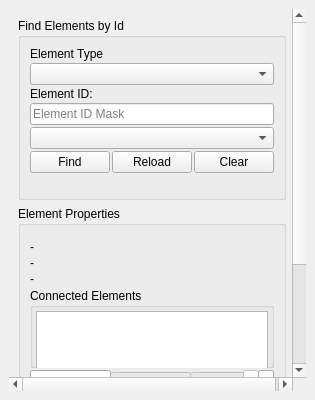
<?xml version="1.0" encoding="UTF-8"?>
<ui version="4.0">
 <class>DockWidget</class>
 <widget class="QDockWidget" name="DockWidget">
  <property name="geometry">
   <rect>
    <x>0</x>
    <y>0</y>
    <width>315</width>
    <height>400</height>
   </rect>
  </property>
  <property name="minimumSize">
   <size>
    <width>315</width>
    <height>400</height>
   </size>
  </property>
  <property name="windowTitle">
   <string>QGISRed Element Explorer</string>
  </property>
  <widget class="QWidget" name="dockWidgetContents">
   <layout class="QHBoxLayout" name="horizontalLayout">
    <item>
     <widget class="QgsScrollArea" name="scrollArea">
      <property name="frameShape">
       <enum>QFrame::NoFrame</enum>
      </property>
      <property name="lineWidth">
       <number>0</number>
      </property>
      <property name="widgetResizable">
       <bool>true</bool>
      </property>
      <widget class="QWidget" name="scrollAreaWidgetContents">
       <property name="geometry">
        <rect>
         <x>0</x>
         <y>0</y>
         <width>280</width>
         <height>516</height>
        </rect>
       </property>
       <layout class="QVBoxLayout" name="verticalLayout">
        <item>
         <widget class="QgsCollapsibleGroupBox" name="mFindElementsGroupBox">
          <property name="title">
           <string>Find Elements by Id</string>
          </property>
          <property name="collapsed">
           <bool>false</bool>
          </property>
          <layout class="QVBoxLayout" name="verticalLayout_6">
           <item>
            <layout class="QVBoxLayout" name="findElementsLayout">
             <property name="spacing">
              <number>2</number>
             </property>
             <property name="leftMargin">
              <number>0</number>
             </property>
             <property name="topMargin">
              <number>0</number>
             </property>
             <property name="rightMargin">
              <number>0</number>
             </property>
             <property name="bottomMargin">
              <number>5</number>
             </property>
             <item>
              <widget class="QLabel" name="label_3">
               <property name="text">
                <string>Element Type</string>
               </property>
              </widget>
             </item>
             <item>
              <widget class="QComboBox" name="cbElementType">
               <property name="sizePolicy">
                <sizepolicy hsizetype="Expanding" vsizetype="Fixed">
                 <horstretch>0</horstretch>
                 <verstretch>0</verstretch>
                </sizepolicy>
               </property>
              </widget>
             </item>
             <item>
              <widget class="QLabel" name="label_7">
               <property name="text">
                <string>Element ID:</string>
               </property>
              </widget>
             </item>
             <item>
              <widget class="QLineEdit" name="leElementMask">
               <property name="sizePolicy">
                <sizepolicy hsizetype="Expanding" vsizetype="Fixed">
                 <horstretch>0</horstretch>
                 <verstretch>0</verstretch>
                </sizepolicy>
               </property>
               <property name="placeholderText">
                <string>Element ID Mask</string>
               </property>
              </widget>
             </item>
             <item>
              <widget class="QComboBox" name="cbElementId">
               <property name="sizePolicy">
                <sizepolicy hsizetype="Expanding" vsizetype="Fixed">
                 <horstretch>0</horstretch>
                 <verstretch>0</verstretch>
                </sizepolicy>
               </property>
               <property name="maximumSize">
                <size>
                 <width>16777215</width>
                 <height>200</height>
                </size>
               </property>
               <property name="maxVisibleItems">
                <number>10</number>
               </property>
               <property name="sizeAdjustPolicy">
                <enum>QComboBox::AdjustToContentsOnFirstShow</enum>
               </property>
               <property name="placeholderText">
                <string/>
               </property>
              </widget>
             </item>
             <item>
              <layout class="QHBoxLayout" name="horizontalLayout_6">
               <property name="spacing">
                <number>2</number>
               </property>
               <item>
                <widget class="QPushButton" name="btFind">
                 <property name="sizePolicy">
                  <sizepolicy hsizetype="Minimum" vsizetype="Fixed">
                   <horstretch>0</horstretch>
                   <verstretch>0</verstretch>
                  </sizepolicy>
                 </property>
                 <property name="text">
                  <string>Find</string>
                 </property>
                </widget>
               </item>
               <item>
                <widget class="QPushButton" name="btReload">
                 <property name="text">
                  <string>Reload</string>
                 </property>
                </widget>
               </item>
               <item>
                <widget class="QPushButton" name="btClear">
                 <property name="text">
                  <string>Clear</string>
                 </property>
                </widget>
               </item>
              </layout>
             </item>
             <item>
              <widget class="Line" name="line">
               <property name="enabled">
                <bool>true</bool>
               </property>
               <property name="frameShadow">
                <enum>QFrame::Raised</enum>
               </property>
               <property name="lineWidth">
                <number>-1</number>
               </property>
               <property name="orientation">
                <enum>Qt::Horizontal</enum>
               </property>
              </widget>
             </item>
             <item>
              <widget class="Line" name="line_2">
               <property name="enabled">
                <bool>true</bool>
               </property>
               <property name="lineWidth">
                <number>0</number>
               </property>
               <property name="orientation">
                <enum>Qt::Horizontal</enum>
               </property>
              </widget>
             </item>
            </layout>
           </item>
          </layout>
         </widget>
        </item>
        <item>
         <widget class="QgsCollapsibleGroupBox" name="mElementPropertiesGroupBox">
          <property name="title">
           <string>Element Properties</string>
          </property>
          <property name="collapsed">
           <bool>false</bool>
          </property>
          <layout class="QVBoxLayout" name="verticalLayout_3">
           <item>
            <layout class="QVBoxLayout" name="elementPropertiesLayout">
             <property name="spacing">
              <number>2</number>
             </property>
             <property name="leftMargin">
              <number>0</number>
             </property>
             <property name="topMargin">
              <number>0</number>
             </property>
             <property name="rightMargin">
              <number>0</number>
             </property>
             <property name="bottomMargin">
              <number>0</number>
             </property>
             <item>
              <widget class="Line" name="lineEp">
               <property name="enabled">
                <bool>true</bool>
               </property>
               <property name="lineWidth">
                <number>0</number>
               </property>
               <property name="orientation">
                <enum>Qt::Horizontal</enum>
               </property>
              </widget>
             </item>
             <item>
              <widget class="QLabel" name="labelFoundElement">
               <property name="text">
                <string>-</string>
               </property>
              </widget>
             </item>
             <item>
              <widget class="QLabel" name="labelFoundElementTag">
               <property name="text">
                <string>-</string>
               </property>
              </widget>
             </item>
             <item>
              <widget class="QLabel" name="labelFoundElementDescription">
               <property name="text">
                <string>-</string>
               </property>
              </widget>
             </item>
             <item>
              <widget class="QgsCollapsibleGroupBox" name="mConnectedElementsGroupBox">
               <property name="maximumSize">
                <size>
                 <width>16777215</width>
                 <height>80</height>
                </size>
               </property>
               <property name="title">
                <string>Connected Elements</string>
               </property>
               <layout class="QVBoxLayout" name="verticalLayout_4">
                <property name="spacing">
                 <number>1</number>
                </property>
                <property name="leftMargin">
                 <number>3</number>
                </property>
                <property name="topMargin">
                 <number>3</number>
                </property>
                <property name="rightMargin">
                 <number>3</number>
                </property>
                <property name="bottomMargin">
                 <number>3</number>
                </property>
                <item>
                 <widget class="QListWidget" name="listWidget">
                  <property name="sizePolicy">
                   <sizepolicy hsizetype="Expanding" vsizetype="Expanding">
                    <horstretch>0</horstretch>
                    <verstretch>0</verstretch>
                   </sizepolicy>
                  </property>
                  <property name="minimumSize">
                   <size>
                    <width>0</width>
                    <height>60</height>
                   </size>
                  </property>
                  <property name="maximumSize">
                   <size>
                    <width>16777215</width>
                    <height>80</height>
                   </size>
                  </property>
                  <property name="font">
                   <font>
                    <family>MS Shell Dlg 2</family>
                    <pointsize>8</pointsize>
                   </font>
                  </property>
                 </widget>
                </item>
               </layout>
              </widget>
             </item>
             <item>
              <widget class="QTabWidget" name="tabWidget">
               <property name="enabled">
                <bool>true</bool>
               </property>
               <property name="styleSheet">
                <string notr="true">QTabBar::tab { font-weight: bold; min-width: 80px; }</string>
               </property>
               <property name="currentIndex">
                <number>0</number>
               </property>
               <property name="documentMode">
                <bool>false</bool>
               </property>
               <property name="tabsClosable">
                <bool>false</bool>
               </property>
               <property name="movable">
                <bool>false</bool>
               </property>
               <property name="tabBarAutoHide">
                <bool>false</bool>
               </property>
               <widget class="QWidget" name="tabData">
                <attribute name="title">
                 <string>Data</string>
                </attribute>
                <layout class="QVBoxLayout" name="verticalLayout_7">
                 <property name="spacing">
                  <number>2</number>
                 </property>
                 <property name="leftMargin">
                  <number>2</number>
                 </property>
                 <property name="topMargin">
                  <number>2</number>
                 </property>
                 <property name="rightMargin">
                  <number>2</number>
                 </property>
                 <property name="bottomMargin">
                  <number>2</number>
                 </property>
                 <item>
                  <widget class="QTableWidget" name="dataTableWidget">
                   <property name="font">
                    <font>
                     <family>MS Shell Dlg 2</family>
                     <pointsize>8</pointsize>
                    </font>
                   </property>
                   <property name="horizontalScrollBarPolicy">
                    <enum>Qt::ScrollBarAlwaysOff</enum>
                   </property>
                   <property name="sizeAdjustPolicy">
                    <enum>QAbstractScrollArea::AdjustToContents</enum>
                   </property>
                   <property name="columnCount">
                    <number>0</number>
                   </property>
                  </widget>
                 </item>
                </layout>
               </widget>
               <widget class="QWidget" name="tabResults">
                <attribute name="title">
                 <string>Results</string>
                </attribute>
                <layout class="QHBoxLayout" name="horizontalLayout_4">
                 <property name="spacing">
                  <number>2</number>
                 </property>
                 <property name="leftMargin">
                  <number>2</number>
                 </property>
                 <property name="topMargin">
                  <number>2</number>
                 </property>
                 <property name="rightMargin">
                  <number>2</number>
                 </property>
                 <property name="bottomMargin">
                  <number>2</number>
                 </property>
                 <item>
                  <layout class="QFormLayout" name="formLayout_3">
                   <property name="horizontalSpacing">
                    <number>2</number>
                   </property>
                   <property name="verticalSpacing">
                    <number>2</number>
                   </property>
                   <item row="1" column="1">
                    <widget class="QSlider" name="horizontalSlider_2">
                     <property name="orientation">
                      <enum>Qt::Horizontal</enum>
                     </property>
                    </widget>
                   </item>
                   <item row="2" column="1">
                    <widget class="QTableWidget" name="tableWidget_2"/>
                   </item>
                   <item row="0" column="1">
                    <widget class="QLabel" name="label_2">
                     <property name="sizePolicy">
                      <sizepolicy hsizetype="Preferred" vsizetype="Fixed">
                       <horstretch>0</horstretch>
                       <verstretch>0</verstretch>
                      </sizepolicy>
                     </property>
                     <property name="text">
                      <string>Day 1, 15:10</string>
                     </property>
                     <property name="textFormat">
                      <enum>Qt::PlainText</enum>
                     </property>
                     <property name="alignment">
                      <set>Qt::AlignCenter</set>
                     </property>
                    </widget>
                   </item>
                  </layout>
                 </item>
                </layout>
               </widget>
               <widget class="QWidget" name="tabCurves">
                <attribute name="title">
                 <string>Curves</string>
                </attribute>
                <layout class="QVBoxLayout" name="verticalLayout_8">
                 <property name="spacing">
                  <number>2</number>
                 </property>
                 <property name="leftMargin">
                  <number>2</number>
                 </property>
                 <property name="topMargin">
                  <number>2</number>
                 </property>
                 <property name="rightMargin">
                  <number>2</number>
                 </property>
                 <property name="bottomMargin">
                  <number>2</number>
                 </property>
                </layout>
               </widget>
               <widget class="QWidget" name="tabPatterns">
                <attribute name="title">
                 <string>Patterns</string>
                </attribute>
                <layout class="QVBoxLayout" name="verticalLayout_9">
                 <property name="spacing">
                  <number>2</number>
                 </property>
                 <property name="leftMargin">
                  <number>2</number>
                 </property>
                 <property name="topMargin">
                  <number>2</number>
                 </property>
                 <property name="rightMargin">
                  <number>2</number>
                 </property>
                 <property name="bottomMargin">
                  <number>2</number>
                 </property>
                </layout>
               </widget>
               <widget class="QWidget" name="tabControls">
                <attribute name="title">
                 <string>Controls</string>
                </attribute>
                <layout class="QVBoxLayout" name="verticalLayout_10">
                 <property name="spacing">
                  <number>2</number>
                 </property>
                 <property name="leftMargin">
                  <number>2</number>
                 </property>
                 <property name="topMargin">
                  <number>2</number>
                 </property>
                 <property name="rightMargin">
                  <number>2</number>
                 </property>
                 <property name="bottomMargin">
                  <number>2</number>
                 </property>
                </layout>
               </widget>
              </widget>
             </item>
            </layout>
           </item>
          </layout>
         </widget>
        </item>
        <item>
         <spacer name="verticalSpacer_2">
          <property name="orientation">
           <enum>Qt::Vertical</enum>
          </property>
          <property name="sizeHint" stdset="0">
           <size>
            <width>20</width>
            <height>5</height>
           </size>
          </property>
         </spacer>
        </item>
        <item>
         <spacer name="verticalSpacer">
          <property name="orientation">
           <enum>Qt::Vertical</enum>
          </property>
          <property name="sizeHint" stdset="0">
           <size>
            <width>20</width>
            <height>5</height>
           </size>
          </property>
         </spacer>
        </item>
       </layout>
      </widget>
     </widget>
    </item>
   </layout>
  </widget>
 </widget>
 <customwidgets>
  <customwidget>
   <class>QgsCollapsibleGroupBox</class>
   <extends>QGroupBox</extends>
   <header>qgis.gui</header>
   <container>1</container>
  </customwidget>
  <customwidget>
   <class>QgsScrollArea</class>
   <extends>QScrollArea</extends>
   <header>qgis.gui</header>
   <container>1</container>
  </customwidget>
 </customwidgets>
 <resources/>
 <connections/>
</ui>
